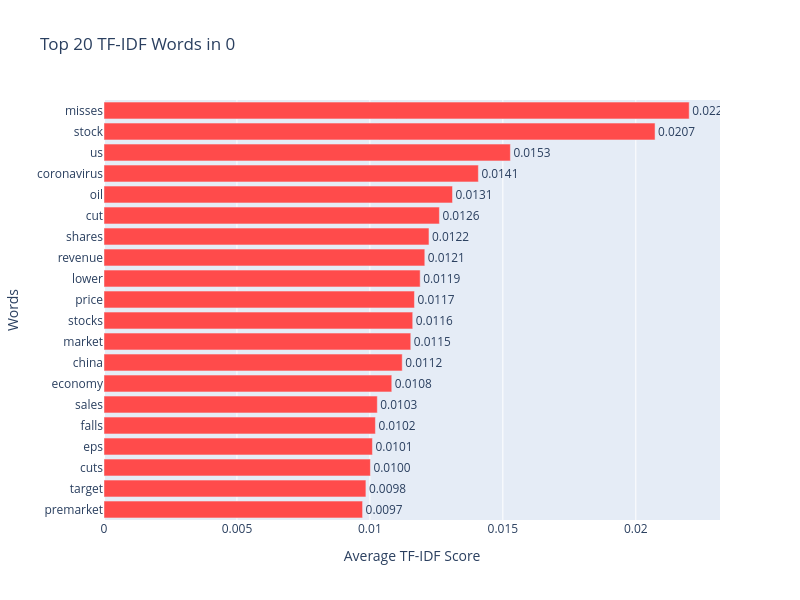
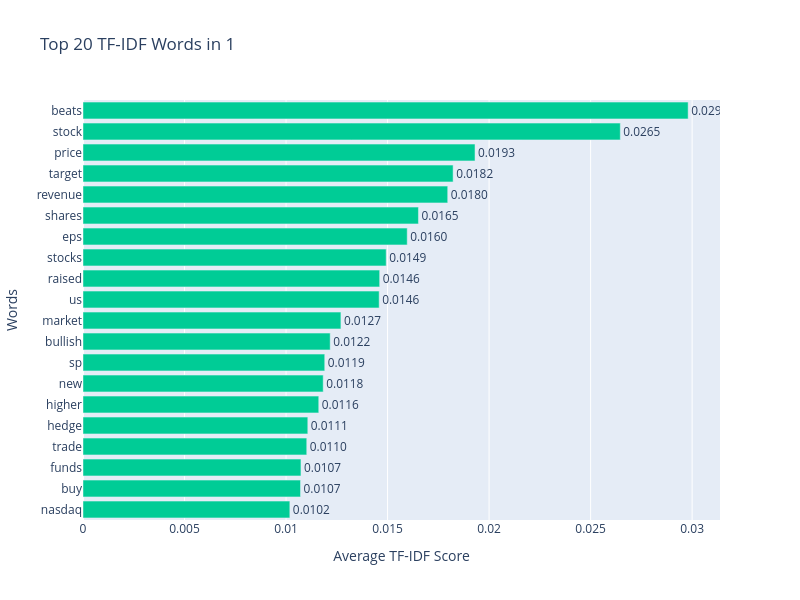
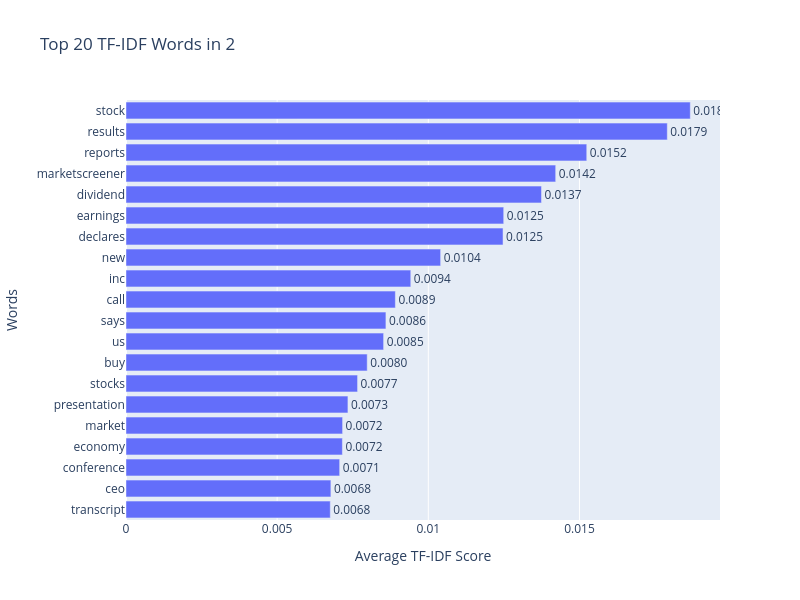

The notebook cell saved with these charts, in order:
### Markdown cell above
## 7 TF - IDF Top Terms by Category

### Code cell
from sklearn.feature_extraction.text import TfidfVectorizer
label_name = {0: "0", 1: "1", 2: "2"}
vectorizer = TfidfVectorizer(max_features=5000)
tfidf_matrix = vectorizer.fit_transform(df['text'])
feature_names = vectorizer.get_feature_names_out()

for label_to_plot in [0,1, 2]:
    cat_indices = df[df['label'] == label_to_plot].index
    cat_tfidf = tfidf_matrix[cat_indices]
    mean_scores = np.array(cat_tfidf.mean(axis=0)).flatten()

    top_indices = mean_scores.argsort()[-20:][::-1]
    top_words = [feature_names[i] for i in top_indices]
    top_scores = [mean_scores[i] for i in top_indices]

    fig = go.Figure(data=[go.Bar(
        x=top_scores,
        y=top_words,
        orientation='h',
        marker_color='#FF4B4B' if label_to_plot == 0 else ('#00CC96' if label_to_plot == 1 else '#636EFA'),
        text=[f'{score:.4f}' for score in top_scores],
        textposition='outside')])

    fig.update_layout(
        title=f'Top 20 TF-IDF Words in {label_name[label_to_plot]}',
        xaxis_title='Average TF-IDF Score',
        yaxis_title='Words',
        width=800,
        height=600,
        yaxis={'autorange': 'reversed'})
    fig.show()

### Figure 1 — Plotly figure (JSON) as saved in the notebook; plotly's stock layout.template omitted (floating-point values rounded to 4 significant figures)
{"data": [{"marker": {"color": "#FF4B4B"}, "orientation": "h", "text": ["0.0220", "0.0207", "0.0153", "0.0141", "0.0131", "0.0126", "0.0122", "0.0121", "0.0119", "0.0117", "0.0116", "0.0115", "0.0112", "0.0108", "0.0103", "0.0102", "0.0101", "0.0100", "0.0098", "0.0097"], "textposition": "outside", "type": "bar", "x": [0.02201, 0.02072, 0.01528, 0.01408, 0.01311, 0.01261, 0.01222, 0.01206, 0.01189, 0.01168, 0.01161, 0.01154, 0.01122, 0.01082, 0.01028, 0.01021, 0.0101, 0.01002, 0.009849, 0.009725], "y": ["misses", "stock", "us", "coronavirus", "oil", "cut", "shares", "revenue", "lower", "price", "stocks", "market", "china", "economy", "sales", "falls", "eps", "cuts", "target", "premarket"]}], "layout": {"height": 600, "title": {"text": "Top 20 TF-IDF Words in 0"}, "width": 800, "xaxis": {"title": {"text": "Average TF-IDF Score"}}, "yaxis": {"autorange": "reversed", "title": {"text": "Words"}}}}

### Figure 2 — Plotly figure (JSON) as saved in the notebook; plotly's stock layout.template omitted (floating-point values rounded to 4 significant figures)
{"data": [{"marker": {"color": "#00CC96"}, "orientation": "h", "text": ["0.0298", "0.0265", "0.0193", "0.0182", "0.0180", "0.0165", "0.0160", "0.0149", "0.0146", "0.0146", "0.0127", "0.0122", "0.0119", "0.0118", "0.0116", "0.0111", "0.0110", "0.0107", "0.0107", "0.0102"], "textposition": "outside", "type": "bar", "x": [0.0298, 0.02646, 0.01931, 0.01823, 0.01796, 0.01652, 0.01597, 0.01493, 0.01461, 0.01459, 0.0127, 0.01217, 0.01191, 0.01183, 0.01161, 0.01107, 0.01102, 0.01073, 0.01071, 0.01019], "y": ["beats", "stock", "price", "target", "revenue", "shares", "eps", "stocks", "raised", "us", "market", "bullish", "sp", "new", "higher", "hedge", "trade", "funds", "buy", "nasdaq"]}], "layout": {"height": 600, "title": {"text": "Top 20 TF-IDF Words in 1"}, "width": 800, "xaxis": {"title": {"text": "Average TF-IDF Score"}}, "yaxis": {"autorange": "reversed", "title": {"text": "Words"}}}}

### Figure 3 — Plotly figure (JSON) as saved in the notebook; plotly's stock layout.template omitted (floating-point values rounded to 4 significant figures)
{"data": [{"marker": {"color": "#636EFA"}, "orientation": "h", "text": ["0.0187", "0.0179", "0.0152", "0.0142", "0.0137", "0.0125", "0.0125", "0.0104", "0.0094", "0.0089", "0.0086", "0.0085", "0.0080", "0.0077", "0.0073", "0.0072", "0.0072", "0.0071", "0.0068", "0.0068"], "textposition": "outside", "type": "bar", "x": [0.01867, 0.01791, 0.01524, 0.01421, 0.01374, 0.01249, 0.01247, 0.01041, 0.00942, 0.00891, 0.008598, 0.008522, 0.007979, 0.00766, 0.007341, 0.007165, 0.007158, 0.007068, 0.006777, 0.006757], "y": ["stock", "results", "reports", "marketscreener", "dividend", "earnings", "declares", "new", "inc", "call", "says", "us", "buy", "stocks", "presentation", "market", "economy", "conference", "ceo", "transcript"]}], "layout": {"height": 600, "title": {"text": "Top 20 TF-IDF Words in 2"}, "width": 800, "xaxis": {"title": {"text": "Average TF-IDF Score"}}, "yaxis": {"autorange": "reversed", "title": {"text": "Words"}}}}
